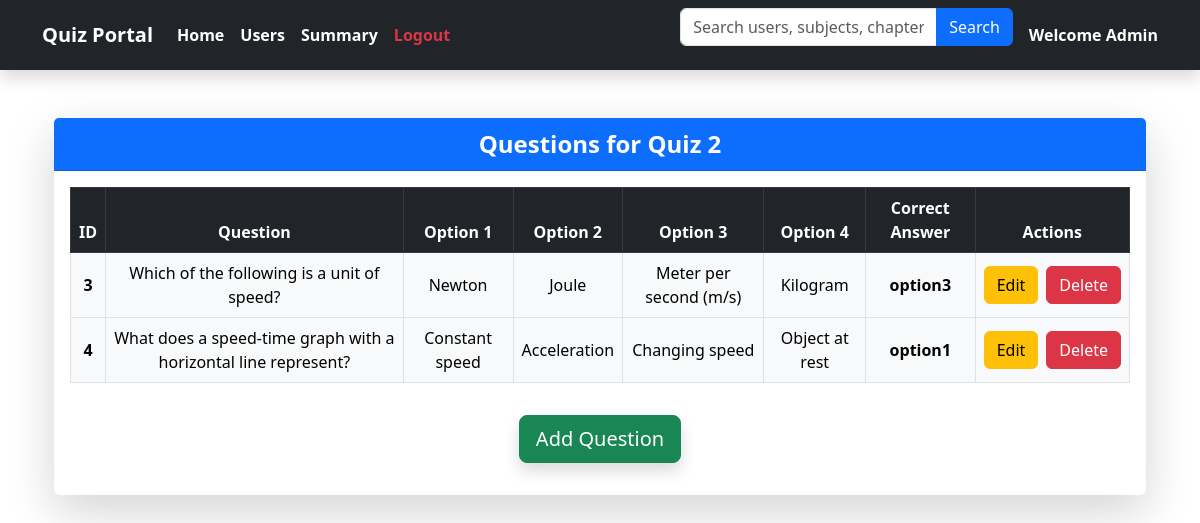
Page /quiz/2/questions on the committed database.
### backend/models.py (models this page shows)
class Quiz(db.Model):
    __tablename__ = 'quiz'
    id = db.Column(db.Integer, primary_key=True)
    chapter_id = db.Column(db.Integer, db.ForeignKey('chapter.id', ondelete='CASCADE'), nullable=False)
    quiz_name = db.Column(db.String, nullable=False)
    date_of_quiz = db.Column(db.DateTime, nullable=False)
    time_duration = db.Column(db.Time, nullable=False)
    questions = db.relationship('Question', backref='quiz',lazy=True, cascade='all, delete-orphan')
    scores = db.relationship('Score', backref='quiz',lazy=True, cascade='all, delete-orphan')

class Question(db.Model):
    __tablename__ = 'question'
    id = db.Column(db.Integer, primary_key=True)
    quiz_id = db.Column(db.Integer, db.ForeignKey('quiz.id', ondelete='CASCADE'), nullable=False)
    question_statement = db.Column(db.String, nullable=False)
    option1 = db.Column(db.String, nullable=False)
    option2 = db.Column(db.String, nullable=False)
    option3 = db.Column(db.String)
    option4 = db.Column(db.String)
    correct_answer = db.Column(db.String, nullable=False)

### app.py (the view)
@app.route('/quiz/<int:quiz_id>/questions')
def view_questions(quiz_id):
    quiz = Quiz.query.get_or_404(quiz_id)  # Fetch the quiz object
    questions = Question.query.filter_by(quiz_id=quiz_id).all()  # Fetch questions related to this quiz
    return render_template('view_questions.html', quiz=quiz, questions=questions)  # Pass 'quiz' to the template

### templates/view_questions.html (shortened to what this page needs)
{% extends "navbar.html" %}
{% block content %}
<div class="container mt-5">
    <div class="card shadow-lg border-0">
        <div class="card-header bg-primary text-white text-center fs-4 fw-bold">
            Questions for Quiz {{ quiz.id }}
        </div>
        <div class="card-body">
            <div class="table-responsive">
                <table class="table table-hover table-bordered text-center">
                    <thead class="table-dark">
                        <tr>
                            <th>ID</th>
                            <th>Question</th>
                            <th>Option 1</th>
                            <th>Option 2</th>
                            <th>Option 3</th>
                            <th>Option 4</th>
                            <th>Correct Answer</th>
                            <th>Actions</th>
                        </tr>
                    </thead>
                    <tbody class="align-middle">
                        {% for question in questions %}
                        <tr class="table-light">
                            <td class="fw-bold">{{ question.id }}</td>
                            <td>{{ question.question_statement }}</td>
                            <td>{{ question.option1 }}</td>
                            <td>{{ question.option2 }}</td>
                            <td>{{ question.option3 }}</td>
                            <td>{{ question.option4 }}</td>
                            <td class="fw-bold">{{ question.correct_answer }}</td>
                            <td>
                                <div class="d-flex justify-content-center gap-2">
                                    <a href="{{ url_for('edit_question', quiz_id=quiz.id, question_id=question.id) }}" class="btn btn-warning">Edit</a>
                                    <form action="{{ url_for('delete_question', quiz_id=quiz.id, question_id=question.id) }}" method="post">
                                        <button type="submit" class="btn btn-danger">Delete</button>
                                    </form>
                                </div>
                            </td>
                        </tr>
                        {% endfor %}
                    </tbody>
                </table>
            </div>
            <div class="text-center my-3">
                <a href="{{ url_for('add_question', quiz_id=quiz.id) }}" class="btn btn-success btn-lg shadow">Add Question</a>
            </div>
        </div>
    </div>
</div>
{% endblock %}

### rows in the picture
Quiz: id "2"
Question: id "3", question_statement "Which of the following is a unit of speed?", option1 "Newton", option2 "Joule", option3 "Meter per second (m/s)", option4 "Kilogram", correct_answer "option3"
Question: id "4", question_statement "What does a speed-time graph with a horizontal line represent?", option1 "Constant speed", option2 "Acceleration", option3 "Changing speed", option4 "Object at rest", correct_answer "option1"
